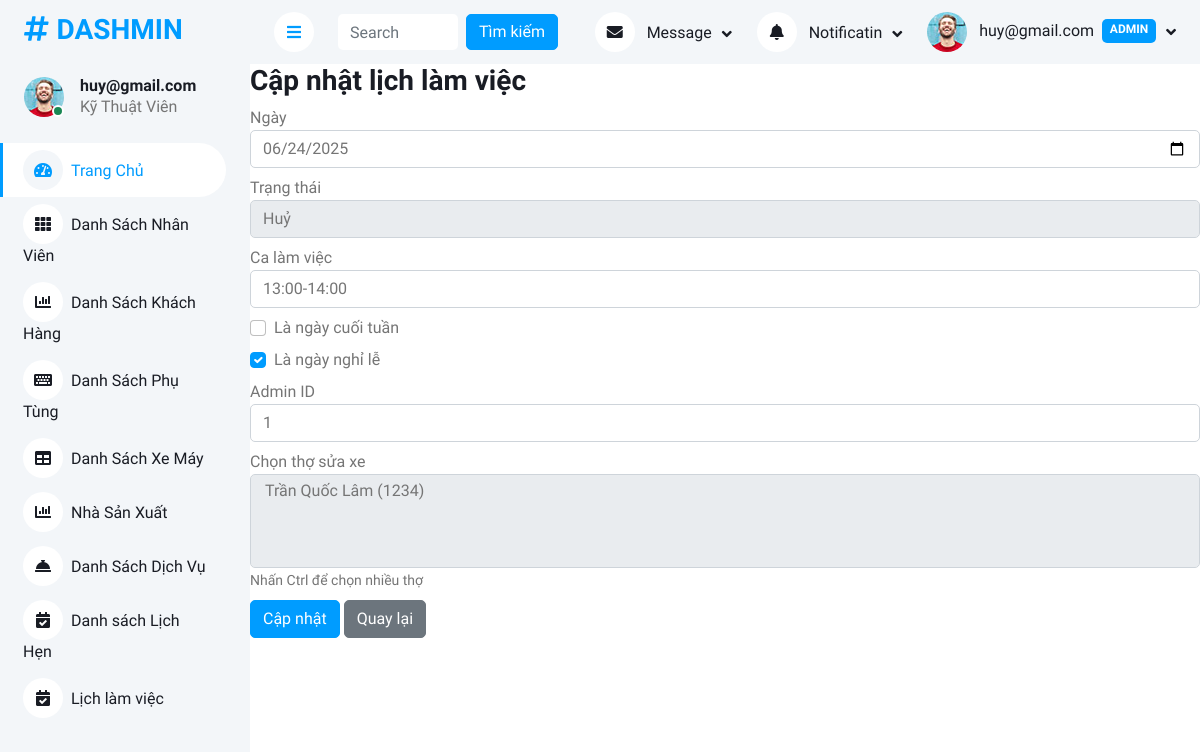
Before: /Admin/danhsachlichlamviec.php?action=edit&id=12 (signed in) with the older database file.
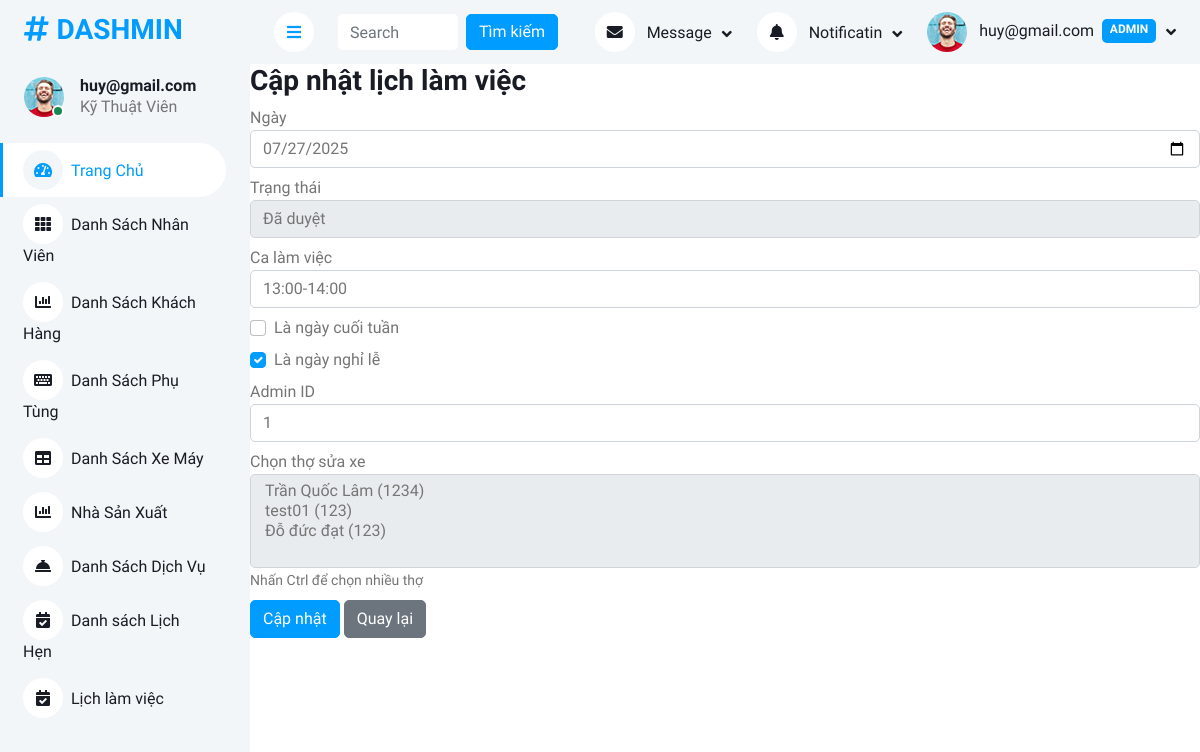
After: the same page with the newer database file.
### tables this page shows
CREATE TABLE `lichlamviec` (
  `MaLLV` int(11) NOT NULL,
  `ngay` date DEFAULT NULL,
  `TrangThai` enum('cho duyet','da duyet','huy') DEFAULT NULL,
  `ThoiGianCa` varchar(255) DEFAULT NULL,
  `LaNgayCuoiTuan` tinyint(1) NOT NULL DEFAULT 0,
  `LaNgayNghiLe` tinyint(1) NOT NULL DEFAULT 0,
  `admin_AdminID` int(11) DEFAULT NULL
);

### Admin/controllers/LichLamViecController.php (called while the page is built, shortened)
<?php
require_once __DIR__ . '/../models/LichLamViecModel.php';
require_once __DIR__ . '/../models/NhanVienModel.php';
require_once __DIR__ . '/../models/PhanCongLichLamViecModel.php';
class LichLamViecController {
    private $lichLamViecModel;
    private $nhanVienModel;
    private $phanCongModel;
    public function __construct($db) {
        $this->lichLamViecModel = new LichLamViecModel($db);
        $this->nhanVienModel = new NhanVienModel($db);
        $this->phanCongModel = new PhanCongLichLamViecModel($db);
    }
    public function edit() {
        $id = $_GET['id'] ?? null;
        $lich = $this->lichLamViecModel->getById($id);
        $dsThoSuaXe = $this->nhanVienModel->getAllThoSuaXe();
        $dsPhanCong = $this->phanCongModel->getNhanVienByMaLLV($id);
        $data = $lich;
        $data['thoSuaXe'] = array_column($dsPhanCong, 'MaNV');
        require __DIR__ . '/../views/lichlamviec/edit.php';
    }
}
?>

### Admin/models/LichLamViecModel.php (called while the page is built, shortened)
<?php
class LichLamViecModel {
    private $db;
    public function __construct($db) {
        $this->db = $db;
    }
    public function getById($id) {
        $stmt = $this->db->prepare("SELECT * FROM lichlamviec WHERE MaLLV = ?");
        $stmt->execute([$id]);
        return $stmt->fetch(PDO::FETCH_ASSOC);
    }
}
?>

### Admin/models/PhanCongLichLamViecModel.php (called while the page is built, shortened)
<?php
class PhanCongLichLamViecModel
{
    private $db;
    public function __construct($db) { $this->db = $db; }
    public function getNhanVienByMaLLV($MaLLV) {
        $sql = "SELECT nv.MaNV, nv.TenNV
                FROM phancong_lichlamviec pc
                JOIN nhanvien nv ON pc.MaNV = nv.MaNV
                WHERE pc.MaLLV = ?";
        $stmt = $this->db->prepare($sql);
        $stmt->execute([$MaLLV]);
        return $stmt->fetchAll(PDO::FETCH_ASSOC);
    }
}
?>

### Admin/models/NhanVienModel.php (called while the page is built, shortened)
<?php
class NhanVienModel
{
    private $db;
    public function __construct($db) { $this->db = $db; }
    public function getAllThoSuaXe() {
        $sql = "SELECT * FROM nhanvien WHERE Roles = 'Thợ sửa xe'";
        $stmt = $this->db->prepare($sql);
        $stmt->execute();
        return $stmt->fetchAll(PDO::FETCH_ASSOC);
    }
}
?>

### Admin/views/lichlamviec/edit.php (the view, shortened to what this page needs)
<h3>Cập nhật lịch làm việc</h3>
<form method="post">
    <div class="form-group mb-2">
        <label for="ngay">Ngày</label>
        <input type="date" name="ngay" id="ngay" class="form-control" value="<?= htmlspecialchars($data['ngay'] ?? '') ?>" required>
    </div>
    <div class="form-group mb-2">
        <label for="TrangThai">Trạng thái</label>
        <select name="TrangThai" id="TrangThai" class="form-control" required>
            <option value="da duyet" <?= (isset($data['TrangThai']) && $data['TrangThai'] == 'da duyet') ? 'selected' : '' ?>>Đã duyệt</option>
            <option value="huy" <?= (isset($data['TrangThai']) && $data['TrangThai'] == 'huy') ? 'selected' : '' ?>>Huỷ</option>
        </select>
    </div>
    <div class="form-group mb-2">
        <label for="ThoiGianCa">Ca làm việc</label>
        <input type="text" name="ThoiGianCa" id="ThoiGianCa" class="form-control" value="<?= htmlspecialchars($data['ThoiGianCa'] ?? '') ?>" required>
    </div>
    <div class="form-check mb-2">
        <input type="checkbox" name="LaNgayCuoiTuan" id="LaNgayCuoiTuan" class="form-check-input" <?= (!empty($data['LaNgayCuoiTuan'])) ? 'checked' : '' ?>>
        <label class="form-check-label" for="LaNgayCuoiTuan">Là ngày cuối tuần</label>
    </div>
    <div class="form-check mb-2">
        <input type="checkbox" name="LaNgayNghiLe" id="LaNgayNghiLe" class="form-check-input" <?= (!empty($data['LaNgayNghiLe'])) ? 'checked' : '' ?>>
        <label class="form-check-label" for="LaNgayNghiLe">Là ngày nghỉ lễ</label>
    </div>
    <div class="form-group mb-2">
        <label for="admin_AdminID">Admin ID</label>
        <input type="number" name="admin_AdminID" id="admin_AdminID" class="form-control" value="<?= htmlspecialchars($data['admin_AdminID'] ?? '') ?>" required>
    </div>
    <div class="form-group mb-2">
        <label for="thoSuaXe">Chọn thợ sửa xe</label>
        <select name="thoSuaXe[]" id="thoSuaXe" class="form-control" multiple required>
            <?php foreach ($dsThoSuaXe as $tho): ?>
                <option value="<?= $tho['MaNV'] ?>"
                    <?= !empty($data['thoSuaXe']) && in_array($tho['MaNV'], $data['thoSuaXe']) ? 'selected' : '' ?>>
                </option>
            <?php endforeach; ?>
        </select>
        <small>Nhấn Ctrl để chọn nhiều thợ</small>
    </div>
    <button type="submit" class="btn btn-primary">Cập nhật</button>
    <a href="?controller=lichlamviec" class="btn btn-secondary">Quay lại</a>
</form>

Changed rows visible on the page:
changed lichlamviec: ngay "06/24/2025" → "07/27/2025"; TrangThai "Huỷ" → "Đã duyệt"
Other visible differences:
form field value: "Trần Quốc Lâm (1234)" → "Trần Quốc Lâm (1234) / test01 (123) / Đỗ đức đạt (123)"
